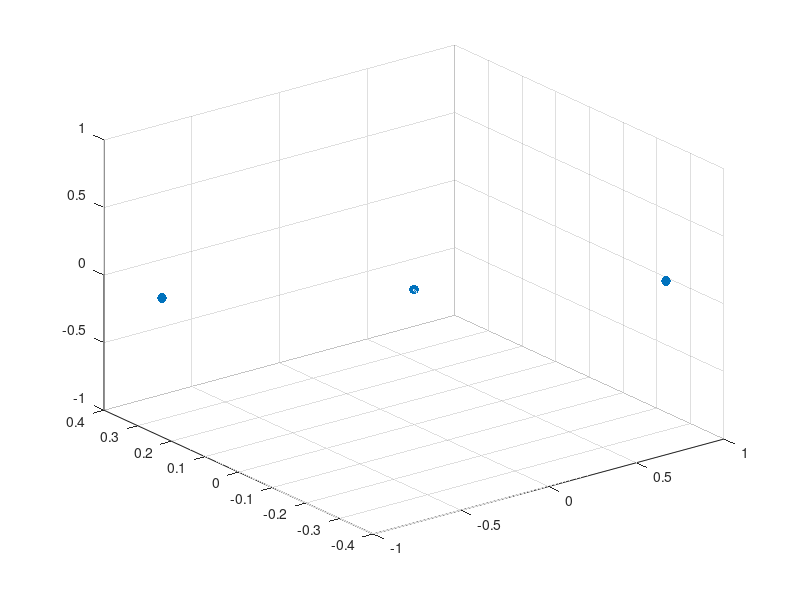

This chart was generated by the following MATLAB code: (Note: this script raises an error after producing the figure.)
%% Setting up parameters
clear;clc
G = 6.674*10^-11;
n = 10;
spread = 5;
%G = 1;
dt = 0.01666666;
% Initial masses
m_1 = 1/G;
m_2 = 1/G;
m_3 = 1/G;
m = [m_1;m_2;m_3];
%m = (exp(rand(n,1).*3)).*1/G;
% Initial Positions
r_1 = [0.97000436 -0.24308753 0];
r_2 = -r_1;
r_3 = [0 0 0];
r = [r_1;r_2;r_3];
%r = rand(n,3).*spread-spread/2;
% Initial Velocities
rdot_1 = [0.93240737/2 0.86473146/2 0];
rdot_2 = [0.93240737/2 0.86473146/2 0];
rdot_3 = [-0.93240737 -0.86473146 0];
rdot = [rdot_1;rdot_2;rdot_3];
%rdot = rand(n,3).*2-1;
%% Setting up spacial plot
trl = quiver3(r(:,1),r(:,2),r(:,3),...
    dt.*rdot(:,1),dt.*rdot(:,2),dt.*rdot(:,3),0);
hold on
s = scatter3(r(:,1),r(:,2),r(:,3),m.*G.*50,'filled');
trl.ShowArrowHead = 'off';
%trl.LineStyle = 'none';
%trl.Marker = '.';
%trl.MarkerSize = 5;

ax = gca;
axis equal
ax.Clipping = 'off';
ax.Box = 'off';
axis([-1.5 1.5 -0.5 0.5 -0.5 0.5])
camproj('perspective')
cameratoolbar('SetMode','orbit')
%% Simulation Loop
rold = r;
rdotold = rdot;
tic
for n = 1:400
    r2dot = zeros(size(r,1),size(r,2));
    for i = 1:size(r,1)
        for j = 1:size(r,1)
            if j == i
            else
                r2dot(i,:) = r2dot(i,:) + (G*m(j).*(r(j,:)-r(i,:)))/(norm(r(j,:)-r(i,:))^3);
            end
        end
    end
    rdot = rdot + dt.*r2dot;
    r = r + dt.*rdot;
    %mold = cat(1,mold,m);
    
    rold = cat(1,rold,r);
    rdotold = cat(1,rdotold,rdot);
    if(size(rold,1) > size(r,1)*round(20/dt))
        rold = rold((end-size(r,1)*round(20/dt)):end,:);
        rdotold = rdotold((end-size(r,1)*round(20/dt)):end,:);
    end
%    rold(ones(size(rold,1),size(rold,2)).*(1:size(rold,1))' + round(1/dt) < 0) = [];
%    rdotold(ones(size(rold,1),size(rold,2)).*(1:size(rold,1))' + round(1/dt) < 0) = [];
    trl.XData = rold(:,1);
    trl.YData = rold(:,2);
    trl.ZData = rold(:,3);
    
    trl.UData = -dt.*rdotold(:,1);
    trl.VData = -dt.*rdotold(:,2);
    trl.WData = -dt.*rdotold(:,3);
    
    s.XData = r(:,1);
    s.YData = r(:,2);
    s.ZData = r(:,3);
    calcTime=toc;
    %drawnow
    %pause(max(dt-calcTime,0))
    tic
end
